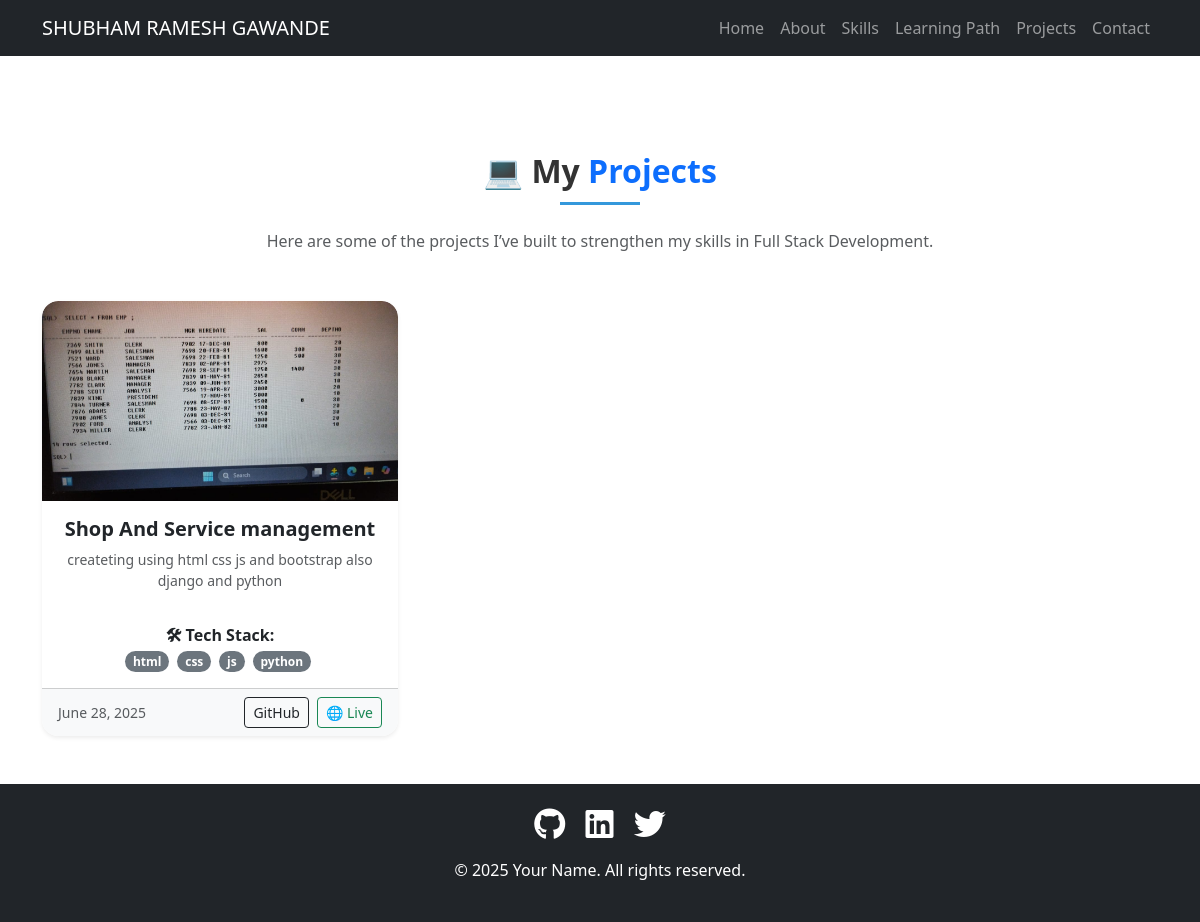
The page /projects/ on the database as committed earlier.
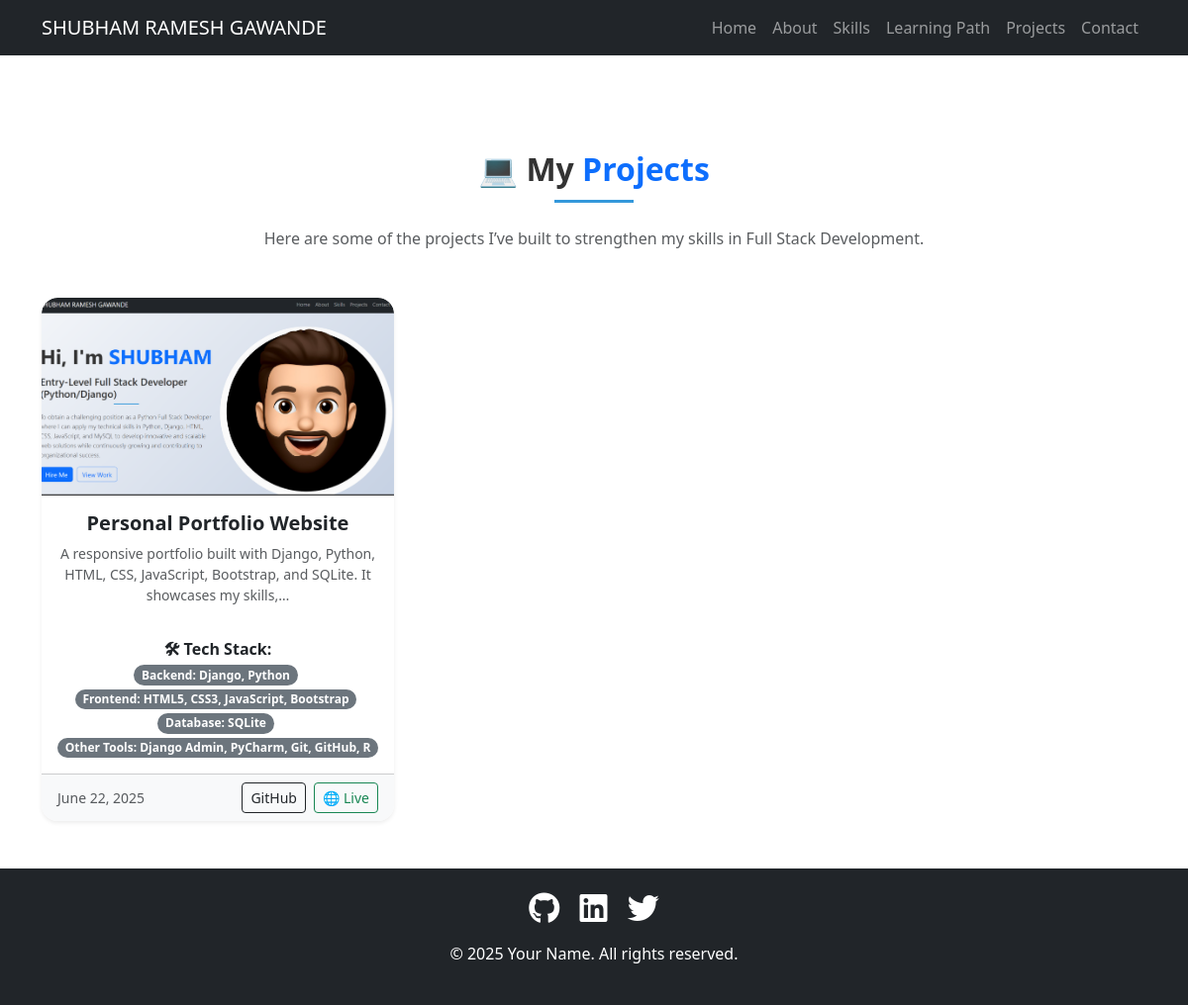
The same page on the database as committed later.
### portfolio/models.py (models this page shows, shortened)
class Project(models.Model):
    title = models.CharField(max_length=100)
    description = models.TextField()
    image = models.ImageField(upload_to='projects/')
    technologies = models.ManyToManyField(Technology, related_name='projects')
    github_link = models.URLField(verbose_name="GitHub Repository")
    live_link = models.URLField(blank=True, null=True, verbose_name="Live Demo")
    date_created = models.DateField(auto_now_add=True)
    featured = models.BooleanField(default=False)
    class Meta:
        ordering = ['-date_created']
        verbose_name = "Project"
        verbose_name_plural = "Projects"

class Technology(models.Model):
    name = models.CharField(max_length=50, unique=True)
    class Meta:
        verbose_name = "Technology"
        verbose_name_plural = "Technologies"

### portfolio/views.py (the view)
# urls.py: path('projects/', views.projects, name='projects'),
def projects(request):
    all_projects = Project.objects.all().order_by('-date_created')
    context = {
        'projects': all_projects,
        'technologies': Technology.objects.all()
    }
    return render(request, 'portfolio/projects.html', context)

### portfolio/templates/portfolio/projects.html (shortened to what this page needs)
{% extends 'portfolio/base.html' %}
{% block content %}
<section id="projects" class="py-5 mt-5">
    <div class="container">
        <h2 class="text-center mb-4 fw-bold">
            💻 My <span class="text-primary">Projects</span>
        </h2>
        <p class="text-center text-muted mb-5">
            Here are some of the projects I’ve built to strengthen my skills in Full Stack Development.
        </p>
        <div class="row g-4">
            {% for project in projects %}
            <div class="col-md-6 col-lg-4">
                <div class="card h-100 border-0 shadow-sm rounded-4 position-relative">
                    {% if project.image %}
                    <img src="{{ project.image.url }}" class="card-img-top rounded-top-4" alt="{{ project.title }}">
                    {% endif %}
                    <div class="card-body d-flex flex-column">
                        <h5 class="card-title fw-semibold text-center">{{ project.title }}</h5>
                        <p class="card-text text-muted small text-center">{{ project.description|truncatechars:120 }}</p>
                        {% if project.technologies.all %}
                        <div class="mt-3 text-center">
                            <strong>🛠 Tech Stack:</strong><br>
                            {% for tech in project.technologies.all %}
                            <span class="badge rounded-pill bg-secondary me-1 mt-1">{{ tech.name }}</span>
                            {% endfor %}
                        </div>
                        {% endif %}
                    </div>
                    <div class="card-footer bg-light d-flex justify-content-between align-items-center rounded-bottom-4">
                        <small class="text-muted">{{ project.date_created }}</small>
                        <div class="d-flex gap-2">
                            <a href="{{ project.github_link }}" target="_blank" class="btn btn-sm btn-outline-dark">
                                 GitHub
                            </a>
                            {% if project.live_link %}
                            <a href="{{ project.live_link }}" target="_blank" class="btn btn-sm btn-outline-success">
                                🌐 Live
                            </a>
                            {% endif %}
                        </div>
                    </div>
                </div>
            </div>
            {% empty %}
            <div class="col-12">
                <p class="text-muted text-center">No projects added yet.</p>
            </div>
            {% endfor %}
        </div>
    </div>
</section>
{% endblock %}

Rows that differ between the two databases and show on the page:
removed Project: image (picture), title "Shop And Service management", description "createting using html css js and bootstrap also django and python", date_created "June 28, 2025"
no longer on this page (row unchanged): Technology: name "html", shown under "Shop And Service management"
no longer on this page (row unchanged): Technology: name "css", shown under "Shop And Service management"
no longer on this page (row unchanged): Technology: name "js", shown under "Shop And Service management"
no longer on this page (row unchanged): Technology: name "python", shown under "Shop And Service management"
added Project: image (picture), title "Personal Portfolio Website", description "A responsive portfolio built with Django, Python, HTML, CSS, JavaScript, Bootstrap, and SQLite. It showcases my skills,…", date_created "June 22, 2025"
added Technology: name "Backend: Django, Python", shown under "Personal Portfolio Website"
added Technology: name "Frontend: HTML5, CSS3, JavaScript, Bootstrap", shown under "Personal Portfolio Website"
added Technology: name "Database: SQLite", shown under "Personal Portfolio Website"
added Technology: name "Other Tools: Django Admin, PyCharm, Git, GitHub, R", shown under "Personal Portfolio Website"
